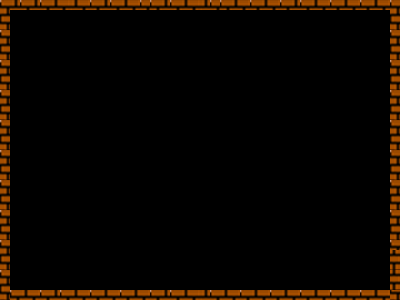

This is a level from a 2D game, rendered from its Tiled map with the project's own tilesets. A one-line summary and the complete map file follow:
An orthogonal 40x30 tile map with 10x10 px tiles, 1 tile layer (background), 1 hidden layer not drawn and 5 objects.

<map version="1.2" tiledversion="1.2.1" orientation="orthogonal" renderorder="right-down" width="40" height="30" tilewidth="10" tileheight="10" infinite="0" nextlayerid="7" nextobjectid="18">
 <tileset firstgid="1" source="normalbrick.tsx" />
 <layer id="1" name="background" width="40" height="30">
  <data encoding="csv">
1,2,1,2,1,2,3,2,3,1,2,1,2,3,1,1,2,1,2,3,2,1,1,2,3,1,2,3,1,2,1,2,3,1,2,3,1,2,3,1,
4,0,0,0,0,0,0,0,0,0,0,0,0,0,0,0,0,0,0,0,0,0,0,0,0,0,0,0,0,0,0,0,0,0,0,0,0,0,0,4,
7,0,0,0,0,0,0,0,0,0,0,0,0,0,0,0,0,0,0,0,0,0,0,0,0,0,0,0,0,0,0,0,0,0,0,0,0,0,0,7,
1,0,0,0,0,0,0,0,0,0,0,0,0,0,0,0,0,0,0,0,0,0,0,0,0,0,0,0,0,0,0,0,0,0,0,0,0,0,0,1,
4,0,0,0,0,0,0,0,0,0,0,0,0,0,0,0,0,0,0,0,0,0,0,0,0,0,0,0,0,0,0,0,0,0,0,0,0,0,0,4,
7,0,0,0,0,0,0,0,0,0,0,0,0,0,0,0,0,0,0,0,0,0,0,0,0,0,0,0,0,0,0,0,0,0,0,0,0,0,0,7,
1,0,0,0,0,0,0,0,0,0,0,0,0,0,0,0,0,0,0,0,0,0,0,0,0,0,0,0,0,0,0,0,0,0,0,0,0,0,0,1,
4,0,0,0,0,0,0,0,0,0,0,0,0,0,0,0,0,0,0,0,0,0,0,0,0,0,0,0,0,0,0,0,0,0,0,0,0,0,0,4,
7,0,0,0,0,0,0,0,0,0,0,0,0,0,0,0,0,0,0,0,0,0,0,0,0,0,0,0,0,0,0,0,0,0,0,0,0,0,0,7,
1,0,0,0,0,0,0,0,0,0,0,0,0,0,0,0,0,0,0,0,0,0,0,0,0,0,0,0,0,0,0,0,0,0,0,0,0,0,0,1,
4,0,0,0,0,0,0,0,0,0,0,0,0,0,0,0,0,0,0,0,0,0,0,0,0,0,0,0,0,0,0,0,0,0,0,0,0,0,0,4,
7,0,0,0,0,0,0,0,0,0,0,0,0,0,0,0,0,0,0,0,0,0,0,0,0,0,0,0,0,0,0,0,0,0,0,0,0,0,0,7,
1,0,0,0,0,0,0,0,0,0,0,0,0,0,0,0,0,0,0,0,0,0,0,0,0,0,0,0,0,0,0,0,0,0,0,0,0,0,0,1,
4,0,0,0,0,0,0,0,0,0,0,0,0,0,0,0,0,0,0,0,0,0,0,0,0,0,0,0,0,0,0,0,0,0,0,0,0,0,0,4,
7,0,0,0,0,0,0,0,0,0,0,0,0,0,0,0,0,0,0,0,0,0,0,0,0,0,0,0,0,0,0,0,0,0,0,0,0,0,0,7,
1,0,0,0,0,0,0,0,0,0,0,0,0,0,0,0,0,0,0,0,0,0,0,0,0,0,0,0,0,0,0,0,0,0,0,0,0,0,0,1,
4,0,0,0,0,0,0,0,0,0,0,0,0,0,0,0,0,0,0,0,0,0,0,0,0,0,0,0,0,0,0,0,0,0,0,0,0,0,0,4,
7,0,0,0,0,0,0,0,0,0,0,0,0,0,0,0,0,0,0,0,0,0,0,0,0,0,0,0,0,0,0,0,0,0,0,0,0,0,0,7,
1,0,0,0,0,0,0,0,0,0,0,0,0,0,0,0,0,0,0,0,0,0,0,0,0,0,0,0,0,0,0,0,0,0,0,0,0,0,0,1,
4,0,0,0,0,0,0,0,0,0,0,0,0,0,0,0,0,0,0,0,0,0,0,0,0,0,0,0,0,0,0,0,0,0,0,0,0,0,0,4,
7,0,0,0,0,0,0,0,0,0,0,0,0,0,0,0,0,0,0,0,0,0,0,0,0,0,0,0,0,0,0,0,0,0,0,0,0,0,0,7,
1,0,0,0,0,0,0,0,0,0,0,0,0,0,0,0,0,0,0,0,0,0,0,0,0,0,0,0,0,0,0,0,0,0,0,0,0,0,0,1,
4,0,0,0,0,0,0,0,0,0,0,0,0,0,0,0,0,0,0,0,0,0,0,0,0,0,0,0,0,0,0,0,0,0,0,0,0,0,0,4,
7,0,0,0,0,0,0,0,0,0,0,0,0,0,0,0,0,0,0,0,0,0,0,0,0,0,0,0,0,0,0,0,0,0,0,0,0,0,0,7,
1,0,0,0,0,0,0,0,0,0,0,0,0,0,0,0,0,0,0,0,0,0,0,0,0,0,0,0,0,0,0,0,0,0,0,0,0,0,0,1,
4,0,0,0,0,0,0,0,0,0,0,0,0,0,0,0,0,0,0,0,0,0,0,0,0,0,0,0,0,0,0,0,0,0,0,0,0,0,0,6,
7,0,0,0,0,0,0,0,0,0,0,0,0,0,0,0,0,0,0,0,0,0,0,0,0,0,0,0,0,0,0,0,0,0,0,0,0,0,0,9,
1,0,0,0,0,0,0,0,0,0,0,0,0,0,0,0,0,0,0,0,0,0,0,0,0,0,0,0,0,0,0,0,0,0,0,0,0,0,0,6,
4,0,0,0,0,0,0,0,0,0,0,0,0,0,0,0,0,0,0,0,0,0,0,0,0,0,0,0,0,0,0,0,0,0,0,0,0,0,0,9,
7,1,2,3,1,2,1,2,3,1,2,3,1,2,3,1,2,1,2,3,2,1,2,3,1,2,3,1,2,3,1,2,3,1,2,3,1,2,3,7
</data>
 </layer>
 <layer id="4" name="brick" width="40" height="30" visible="0">
  <data encoding="csv">
1,7,8,9,7,8,9,7,8,9,7,8,9,7,8,9,7,8,9,7,8,9,7,8,7,8,9,7,8,9,7,8,9,7,8,9,7,8,9,1,
4,0,0,0,0,0,0,0,0,0,0,0,0,0,0,0,0,0,0,0,0,0,0,0,0,0,0,0,0,0,0,0,0,0,0,0,0,0,0,4,
7,0,0,0,0,0,0,0,0,0,0,0,0,0,0,0,0,0,0,0,0,0,0,0,0,0,0,0,0,0,0,0,0,0,0,0,0,0,0,7,
1,0,0,0,0,0,0,0,0,0,0,0,0,0,0,0,0,0,0,0,0,0,0,0,0,0,0,0,0,0,0,0,0,0,0,0,0,0,0,1,
4,0,0,0,0,0,0,0,0,0,0,0,0,0,0,0,0,0,0,0,0,0,0,0,0,0,0,0,0,0,0,0,0,0,0,0,0,0,0,4,
7,0,0,0,0,0,0,0,0,0,0,0,0,0,0,0,0,0,0,0,0,0,0,0,0,0,0,0,0,0,0,0,0,0,0,0,0,0,0,7,
1,0,0,0,0,0,0,0,0,0,0,0,0,0,0,0,0,0,0,0,0,0,0,0,0,0,0,0,0,0,0,0,0,0,0,0,0,0,0,1,
4,0,0,0,0,0,0,0,0,0,0,0,0,0,0,0,0,0,0,0,0,0,0,0,0,0,0,0,0,0,0,0,0,0,0,0,0,0,0,4,
7,0,0,0,0,0,0,0,0,0,0,0,0,0,0,0,0,0,0,0,0,0,0,0,0,0,0,0,0,0,0,0,0,0,0,0,0,0,0,7,
1,0,0,0,0,0,0,0,0,0,0,0,0,0,0,0,0,0,0,0,0,0,0,0,0,0,0,0,0,0,0,0,0,0,0,0,0,0,0,1,
4,0,0,0,0,0,0,0,0,0,0,0,0,0,0,0,0,0,0,0,0,0,0,0,0,0,0,0,0,0,0,0,0,0,0,0,0,0,0,4,
7,0,0,0,0,0,0,0,0,0,0,0,0,0,0,0,0,0,0,0,0,0,0,0,0,0,0,0,0,0,0,0,0,0,0,0,0,0,0,7,
1,0,0,0,0,0,0,0,0,0,0,0,0,0,0,0,0,0,0,0,0,0,0,0,0,0,0,0,0,0,0,0,0,0,0,0,0,0,0,1,
4,0,0,0,0,0,0,0,0,0,0,0,0,0,0,0,0,0,0,0,0,0,0,0,0,0,0,0,0,0,0,0,0,0,0,0,0,0,0,4,
7,0,0,0,0,0,0,0,0,0,0,0,0,0,0,0,0,0,0,0,0,0,0,0,0,0,0,0,0,0,0,0,0,0,0,0,0,0,0,7,
1,0,0,0,0,0,0,0,0,0,0,0,0,0,0,0,0,0,0,0,0,0,0,0,0,0,0,0,0,0,0,0,0,0,0,0,0,0,0,1,
4,0,0,0,0,0,0,0,0,0,0,0,0,0,0,0,0,0,0,0,0,0,0,0,0,0,0,0,0,0,0,0,0,0,0,0,0,0,0,4,
7,0,0,0,0,0,0,0,0,0,0,0,0,0,0,0,0,0,0,0,0,0,0,0,0,0,0,0,0,0,0,0,0,0,0,0,0,0,0,7,
1,0,0,0,0,0,0,0,0,0,0,0,0,0,0,0,0,0,0,0,0,0,0,0,0,0,0,0,0,0,0,0,0,0,0,0,0,0,0,3,
4,0,0,0,0,0,0,0,0,0,0,0,0,0,0,0,0,0,0,0,0,0,0,0,0,0,0,0,0,0,0,0,0,0,0,0,0,0,0,3,
7,0,0,0,0,0,0,0,0,0,0,0,0,0,0,0,0,0,0,0,0,0,0,0,0,0,0,0,0,0,0,0,0,0,0,0,0,0,0,6,
1,0,0,0,0,0,0,0,0,0,0,0,0,0,0,0,0,0,0,0,0,0,0,0,0,0,0,0,0,0,0,0,0,0,0,0,0,0,0,3,
4,0,0,0,0,0,0,0,0,0,0,0,0,0,0,0,0,0,0,0,0,0,0,0,0,0,0,0,0,0,0,0,0,0,0,0,0,0,0,6,
7,0,0,0,0,0,0,0,0,0,0,0,0,0,0,0,0,0,0,0,0,0,0,0,0,0,0,0,0,0,0,0,0,0,0,0,0,0,0,9,
1,0,0,0,0,0,0,0,0,0,0,0,0,0,0,0,0,0,0,0,0,0,0,0,0,0,0,0,0,0,0,0,0,0,0,0,0,0,0,3,
4,0,0,0,0,0,0,0,0,0,0,0,0,0,0,0,0,0,0,0,0,0,0,0,0,0,0,0,0,0,0,0,0,0,0,0,0,0,0,6,
7,0,0,0,0,0,0,0,0,0,0,0,0,0,0,0,0,0,0,0,0,0,0,0,0,0,0,0,0,0,0,0,0,0,0,0,0,0,0,3,
1,0,0,0,0,0,0,0,0,0,0,0,0,0,0,0,0,0,0,0,0,0,0,0,0,0,0,0,0,0,0,0,0,0,0,0,0,0,0,6,
4,0,0,0,0,0,0,0,0,0,0,0,0,0,0,0,0,0,0,0,0,0,0,0,0,0,0,0,0,0,0,0,0,0,0,0,0,0,0,9,
7,7,8,9,7,8,9,7,8,7,8,9,7,8,9,7,8,7,8,9,7,8,9,7,8,9,7,8,9,7,8,9,7,8,7,8,9,7,8,9
</data>
 </layer>
 <objectgroup id="5" name="brick">
  <object id="8" x="-0.5" y="0" width="400" height="8.5" />
  <object id="9" x="0" y="2" width="9.5" height="297.5" />
  <object id="10" x="0.5" y="289.5" width="401" height="11" />
  <object id="15" x="388.5" y="0" width="12" height="267.5" />
 </objectgroup>
 <objectgroup id="6" name="Genjibo">
  <object id="13" x="48.5" y="250" width="48" height="39.5" />
 </objectgroup>
</map>
